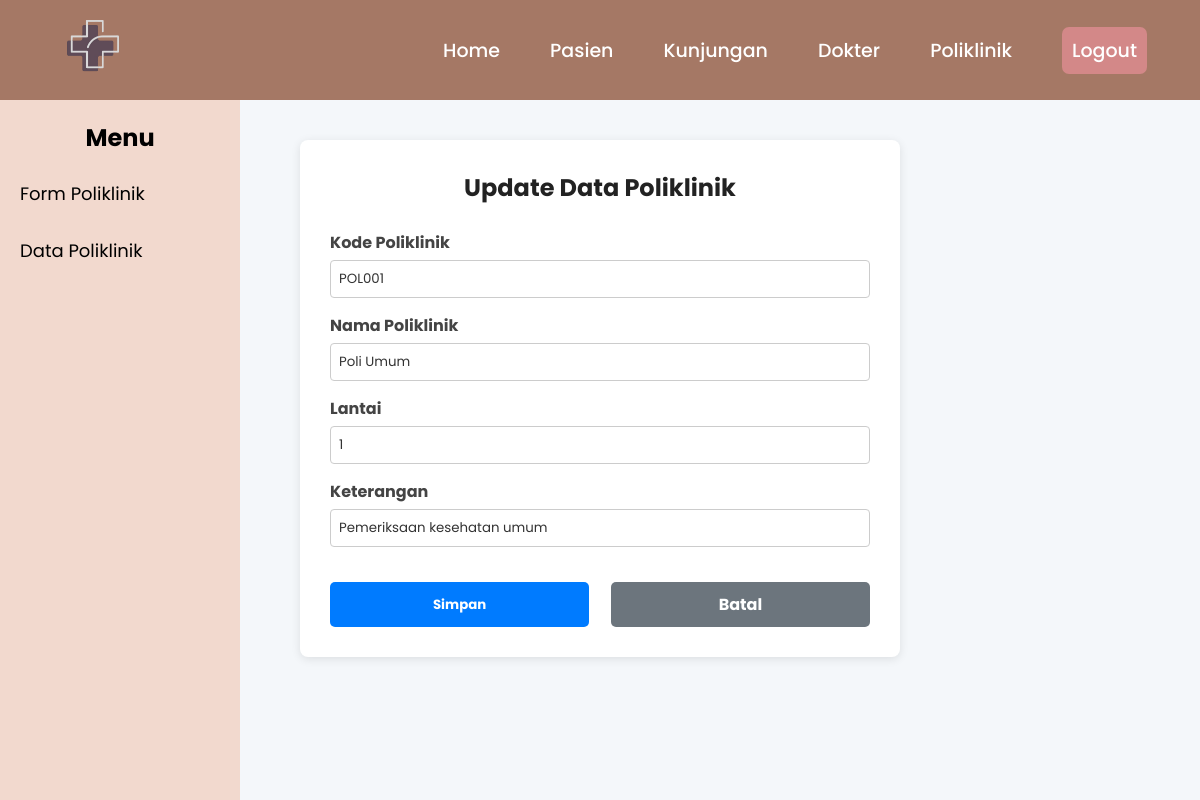
Page /Admin/po_update.php?kd_poli=POL001 on the committed database.
### tables this page shows
CREATE TABLE `poliklinik` (
  `kd_poli` varchar(11) NOT NULL,
  `nm_poli` varchar(50) NOT NULL,
  `lantai` int(5) NOT NULL,
  `ket` text NOT NULL
);

### Admin/po_update.php (the view, shortened to what this page needs)
<?php
include('../koneksi.php');
include("a_header.php");
include("po_sidebar.php");
$kd_poli = $_GET['kd_poli'] ?? null;
$sql = "SELECT * FROM poliklinik WHERE kd_poli = '$kd_poli'";
$hasil = $koneksi->query($sql);
$data = $hasil->fetch_assoc();
?>
<!DOCTYPE html>
<html lang="id">
<head>
</head>
<body>
<div class="content-wrapper">
    <main class="main-content">
        <div class="header">
            <h2>Update Data Poliklinik</h2>
        </div>
        <form class="form-update" method="POST" action="po_update_proses.php">
            <div class="form-group">
                <label>Kode Poliklinik</label>
                <input type="text" name="kd_poli" value="<?= $data['kd_poli'] ?>" required>
            </div>
            <div class="form-group">
                <label>Nama Poliklinik</label>
                <input type="text" name="nm_poli" value="<?= $data['nm_poli'] ?>" required>
            </div>
            <div class="form-group">
                <label>Lantai</label>
                <input type="number" name="lantai" min="1" value="<?= $data['lantai'] ?>" required>
            </div>
            <div class="form-group">
                <label>Keterangan</label>
                <input type="text" name="ket" value="<?= $data['ket'] ?>" required>
            </div>
            <div class="form-actions">
                <button type="submit" class="btn-simpan">Simpan</button>
                <a href="poli_data.php" class="btn-batal">Batal</a>
            </div>
        </form>
    </main>
</div>
</body>
</html>

### Admin/a_header.php (style rules this page uses)
* { margin: 0; padding: 0; box-sizing: border-box; font-family: 'Poppins', sans-serif; }

### Admin/po_update.php (style rules this page uses)
body { font-family: Arial, sans-serif; background-color: #f4f7fa; }
.content-wrapper { display: flex; justify-content: center; padding-top: 140px; }
.main-content { background-color: #fff; padding: 30px; border-radius: 8px; width: 600px; box-shadow: 0 2px 10px rgba(0, 0, 0, 0.1); }
.header h2 { text-align: center; margin-bottom: 25px; color: #222; }
.form-update { display: flex; flex-direction: column; gap: 15px; }
.form-group { display: flex; flex-direction: column; }
.form-group label { font-weight: bold; margin-bottom: 5px; color: #444; }
.form-group input, .form-group select { padding: 8px; border: 1px solid #ccc; border-radius: 4px; color: #333; }
.form-actions { display: flex; justify-content: space-between; margin-top: 20px; }
.form-actions button, .form-actions a { width: 48%; padding: 10px; text-align: center; text-decoration: none; border-radius: 5px; font-weight: bold; color: white; border: none; }
.btn-simpan { background-color: #007bff; }
.btn-batal { background-color: #6c757d; }

### rows in the picture
poliklinik: kd_poli "POL001", nm_poli "Poli Umum", lantai "1", ket "Pemeriksaan kesehatan umum"
